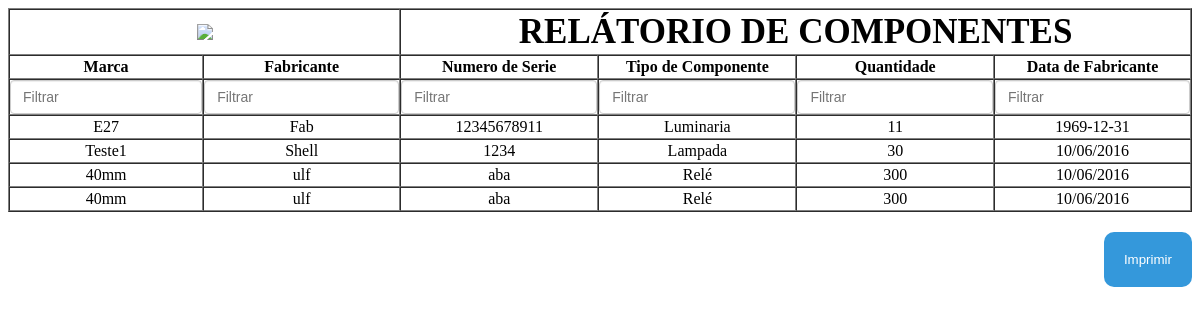
Screenshot of /relatoriosComponente.php with the database file from the repository.
### tables this page shows
CREATE TABLE IF NOT EXISTS `componentes` (
  `id` int(11) NOT NULL,
  `marca` varchar(45) DEFAULT NULL,
  `fabricante` varchar(45) DEFAULT NULL,
  `numeroSerie` varchar(45) DEFAULT NULL,
  `tipoComponente` varchar(45) DEFAULT NULL,
  `quantidade` int(11) DEFAULT NULL,
  `dataFabricante` varchar(255) NOT NULL
);

### classes/dtibd-class.php (called while the page is built, shortened)
<?php
class DTIDb {
    private $host = "localhost";
	private $dbname = "dewol059_sip";
	private $username = "dewol059_sip";
	private $password = "iwd5QplD?$(9";
    private $active_connection;
    function __construct($host, $dbname, $username, $password){
        $this->host = $host;
        $this->dbname = $dbname;
        $this->username = $username;
        $this->password = $password;
    }
    private function conectar(){
        try{
            $this->active_connection = new PDO("mysql:host=".$this->host.";dbname=".$this->dbname, $this->username, $this->password);
            $this->active_connection->setAttribute(PDO::ATTR_EMULATE_PREPARES, false);
        }catch(PDOException $e){
            echo "Falha: " . $e->getMessage() . "\n";
            die();
        }
    }
    private function fecharConexao(){
        $this->active_connection = null;
    }
    public function executarQuery($type, $sql, $params = false){
        $query_resource = $this->active_connection->prepare($sql);
        if($query_resource){
            if($params){
                $query_execute_return = $query_resource->execute($params);
            }else{
                $query_execute_return = $query_resource->execute();
            }
            switch($type){
                case "select":
                    $return_data = $query_resource->fetchAll();
                    break;
            }
            return $return_data;
        }else{
            $this->fecharConexao();
            return false;
        }
    }
}
?>

### relatoriosComponente.php (the view, shortened to what this page needs)
<?php
	$dtibd = new DTIDb("localhost", "viare024_sip", "viare024_sip", "iwd5QplD?$(9");
	$resultado = $dtibd -> executarQuery("select","SELECT * FROM componentes");
?>
<table width="100%" border="1" cellpadding="2" cellspacing="0" id="tabela">
		<tr>
			<th colspan="2"><img src="http://www.viaretaluz.com.br/images/logo.png"/></th>
			<th colspan="5" style="font-size: 35px;text-transform: uppercase;font-weight: bold;">Relátorio de Componentes</th></tr>
		<tr>
			<th>Marca</th>
			<th>Fabricante</th>
			<th>Numero de Serie</th>
			<th>Tipo de Componente</th>
			<th>Quantidade</th>
			<th>Data de Fabricante</th>
		</tr>
		<tr id="filtro">
			<th style="background: #fff;color: #000;padding: 0px !important; "><input type="text" class="form-control login-field" id="txtColuna1" placeholder="Filtrar"/></th>
			<th style="background: #fff;color: #000;padding: 0px !important; "><input type="text" class="form-control login-field" id="txtColuna2" placeholder="Filtrar"/></th>
			<th style="background: #fff;color: #000;padding: 0px !important; "><input type="text" class="form-control login-field" id="txtColuna3" placeholder="Filtrar"/></th>
			<th style="background: #fff;color: #000;padding: 0px !important; "><input type="text" class="form-control login-field" id="txtColuna4" placeholder="Filtrar"/></th>
			<th style="background: #fff;color: #000;padding: 0px !important; "><input type="text" class="form-control login-field" id="txtColuna5" placeholder="Filtrar"/></th>
			<th style="background: #fff;color: #000;padding: 0px !important; "><input type="text" class="form-control login-field" id="txtColuna6" placeholder="Filtrar"/></th>
		</tr>
<?php
foreach ($resultado as $key) {
?>
		<tr style="text-align: center">
			<td><?php echo $key['marca']; ?></td>
			<td><?php echo $key['fabricante']; ?></td>
			<td><?php echo $key['numeroSerie']; ?></td>
			<td><?php echo $key['tipoComponente']; ?></td>
			<td><?php echo $key['quantidade']; ?></td>
			<td><?php echo $key['dataFabricante']; ?></td>
		</tr>
<?php
}
?>
</table>
<button onclick="myFunction()" id="botao" >Imprimir</button>

### relatoriosComponente.php (style rules this page uses)
input { display: block; width: 100%; height: 34px; padding: 6px 12px; font-size: 14px; line-height: 1.42857143; color: #555; background-color: #fff; background-image: none; border: 1px solid #ccc; border-radius: 4px; -webkit-box-shadow: inset 0 1px 1px rgba(0, 0, 0, .075); box-shadow: inset 0 1px 1px rgba(0, 0, 0, .075); -webkit-transition: border-color ease-in-out .15s, -webkit-box-shadow ease-in-out .15s; -o-transition: border-color ease-in-out .15s, box-shadow ease-in-out .15s; transition: border-color ease-in-out .15s, box-shadow ease-in-out .15s; }
button { margin-top: 20px; float: right; background-color: #3498db; color: #fff; border: none; border-radius: 10px; padding: 20px; }

### rows the page displays
componentes: marca "E27", fabricante "Fab", numeroSerie "12345678911", tipoComponente "Luminaria", quantidade "11", dataFabricante "1969-12-31"
componentes: marca "Teste1", fabricante "Shell", numeroSerie "1234", tipoComponente "Lampada", quantidade "30", dataFabricante "10/06/2016"
componentes: marca "40mm", fabricante "ulf", numeroSerie "aba", tipoComponente "Relé", quantidade "300", dataFabricante "10/06/2016"
componentes: marca "40mm", fabricante "ulf", numeroSerie "aba", tipoComponente "Relé", quantidade "300", dataFabricante "10/06/2016"
